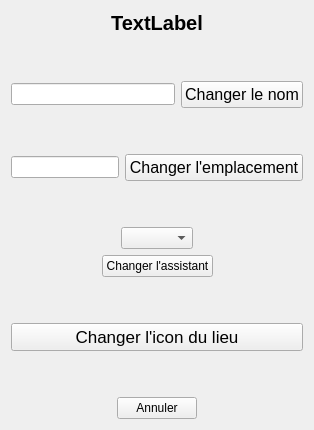
         <widget class="QWidget" name="managelieu">
          <layout class="QVBoxLayout" name="verticalLayout_17">
           <item>
            <widget class="QLabel" name="LINDICATIONMANAGELIEU">
             <property name="font">
              <font>
               <pointsize>15</pointsize>
               <bold>true</bold>
              </font>
             </property>
             <property name="text">
              <string>TextLabel</string>
             </property>
             <property name="alignment">
              <set>Qt::AlignmentFlag::AlignCenter</set>
             </property>
            </widget>
           </item>
           <item>
            <spacer name="verticalSpacer_35">
             <property name="orientation">
              <enum>Qt::Orientation::Vertical</enum>
             </property>
             <property name="sizeHint" stdset="0">
              <size>
               <width>20</width>
               <height>40</height>
              </size>
             </property>
            </spacer>
           </item>
           <item>
            <layout class="QHBoxLayout" name="horizontalLayout_17">
             <item>
              <widget class="QLineEdit" name="IDC_LINECHANGENAMELIEU"/>
             </item>
             <item>
              <widget class="APushButton" name="IDC_CHANGENAMELIEU">
               <property name="font">
                <font>
                 <pointsize>12</pointsize>
                </font>
               </property>
               <property name="text">
                <string>Changer le nom</string>
               </property>
              </widget>
             </item>
            </layout>
           </item>
           <item>
            <spacer name="verticalSpacer_34">
             <property name="orientation">
              <enum>Qt::Orientation::Vertical</enum>
             </property>
             <property name="sizeHint" stdset="0">
              <size>
               <width>20</width>
               <height>40</height>
              </size>
             </property>
            </spacer>
           </item>
           <item>
            <layout class="QHBoxLayout" name="horizontalLayout_22">
             <item>
              <widget class="QLineEdit" name="ID_GEOLIEUMANAGE"/>
             </item>
             <item>
              <widget class="APushButton" name="IDC_CHANGEGEOMANAGE">
               <property name="font">
                <font>
                 <pointsize>12</pointsize>
                </font>
               </property>
               <property name="text">
                <string>Changer l'emplacement</string>
               </property>
              </widget>
             </item>
            </layout>
           </item>
           <item>
            <spacer name="verticalSpacer_36">
             <property name="orientation">
              <enum>Qt::Orientation::Vertical</enum>
             </property>
             <property name="sizeHint" stdset="0">
              <size>
               <width>20</width>
               <height>40</height>
              </size>
             </property>
            </spacer>
           </item>
           <item>
            <layout class="QHBoxLayout" name="horizontalLayout_18">
             <item>
              <spacer name="horizontalSpacer_28">
               <property name="orientation">
                <enum>Qt::Orientation::Horizontal</enum>
               </property>
               <property name="sizeHint" stdset="0">
                <size>
                 <width>40</width>
                 <height>20</height>
                </size>
               </property>
              </spacer>
             </item>
             <item>
              <widget class="QComboBox" name="IDC_LISTASSISTANTMANAGELIEU"/>
             </item>
             <item>
              <spacer name="horizontalSpacer_29">
               <property name="orientation">
                <enum>Qt::Orientation::Horizontal</enum>
               </property>
               <property name="sizeHint" stdset="0">
                <size>
                 <width>40</width>
                 <height>20</height>
                </size>
               </property>
              </spacer>
             </item>
            </layout>
           </item>
           <item>
            <layout class="QHBoxLayout" name="horizontalLayout_20">
             <item>
              <spacer name="horizontalSpacer_32">
               <property name="orientation">
                <enum>Qt::Orientation::Horizontal</enum>
               </property>
               <property name="sizeHint" stdset="0">
                <size>
                 <width>40</width>
                 <height>20</height>
                </size>
               </property>
              </spacer>
             </item>
             <item>
              <widget class="QPushButton" name="IDC_CHANGEASSISTANTLIEU">
               <property name="text">
                <string>Changer l'assistant</string>
               </property>
              </widget>
             </item>
             <item>
              <spacer name="horizontalSpacer_33">
               <property name="orientation">
                <enum>Qt::Orientation::Horizontal</enum>
               </property>
               <property name="sizeHint" stdset="0">
                <size>
                 <width>40</width>
                 <height>20</height>
                </size>
               </property>
              </spacer>
             </item>
            </layout>
           </item>
           <item>
            <spacer name="verticalSpacer_38">
             <property name="orientation">
              <enum>Qt::Orientation::Vertical</enum>
             </property>
             <property name="sizeHint" stdset="0">
              <size>
               <width>20</width>
               <height>40</height>
              </size>
             </property>
            </spacer>
           </item>
           <item>
            <widget class="APushButton" name="IDC_CHANGEICONLIEU">
             <property name="font">
              <font>
               <pointsize>13</pointsize>
              </font>
             </property>
             <property name="text">
              <string>Changer l'icon du lieu</string>
             </property>
            </widget>
           </item>
           <item>
            <spacer name="verticalSpacer_42">
             <property name="orientation">
              <enum>Qt::Orientation::Vertical</enum>
             </property>
             <property name="sizeHint" stdset="0">
              <size>
               <width>20</width>
               <height>40</height>
              </size>
             </property>
            </spacer>
           </item>
           <item>
            <layout class="QHBoxLayout" name="horizontalLayout_19">
             <item>
              <spacer name="horizontalSpacer_30">
               <property name="orientation">
                <enum>Qt::Orientation::Horizontal</enum>
               </property>
               <property name="sizeHint" stdset="0">
                <size>
                 <width>40</width>
                 <height>20</height>
                </size>
               </property>
              </spacer>
             </item>
             <item>
              <widget class="QPushButton" name="IDC_ANNULERMANAGELIEU">
               <property name="text">
                <string>Annuler</string>
               </property>
              </widget>
             </item>
             <item>
              <spacer name="horizontalSpacer_31">
               <property name="orientation">
                <enum>Qt::Orientation::Horizontal</enum>
               </property>
               <property name="sizeHint" stdset="0">
                <size>
                 <width>40</width>
                 <height>20</height>
                </size>
               </property>
              </spacer>
             </item>
            </layout>
           </item>
          </layout>
         </widget>
